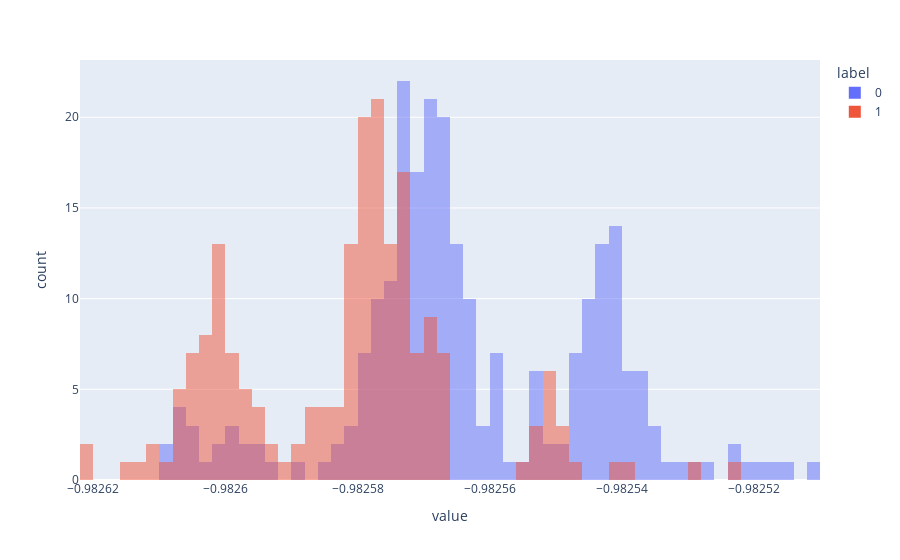

Here is the notebook cell this chart was saved with:
### Code cell
px.histogram(pd.DataFrame({
     'activ': x_val[:, 0],
     'label': y
}), color='label', barmode="overlay", nbins=100, width=900)

### Figure 1 — Plotly figure (JSON) as saved in the notebook; plotly's stock layout.template omitted (floating-point values rounded to 4 significant figures; data arrays with more than 128 entries replaced by an {"elided": "..."} marker saying what was removed)
{"data": [{"alignmentgroup": "True", "bingroup": "x", "hovertemplate": "label=0<br>value=%{x}<br>count=%{y}<extra></extra>", "legendgroup": "0", "marker": {"color": "#636efa", "opacity": 0.5, "pattern": {"shape": ""}}, "name": "0", "nbinsx": 100, "offsetgroup": "0", "orientation": "v", "showlegend": true, "type": "histogram", "x": {"elided": "250 float values"}, "xaxis": "x", "yaxis": "y"}, {"alignmentgroup": "True", "bingroup": "x", "hovertemplate": "label=1<br>value=%{x}<br>count=%{y}<extra></extra>", "legendgroup": "1", "marker": {"color": "#EF553B", "opacity": 0.5, "pattern": {"shape": ""}}, "name": "1", "nbinsx": 100, "offsetgroup": "1", "orientation": "v", "showlegend": true, "type": "histogram", "x": {"elided": "198 float values"}, "xaxis": "x", "yaxis": "y"}], "layout": {"barmode": "overlay", "legend": {"title": {"text": "label"}, "tracegroupgap": 0}, "margin": {"t": 60}, "width": 900, "xaxis": {"anchor": "y", "domain": [0, 1], "title": {"text": "value"}}, "yaxis": {"anchor": "x", "domain": [0, 1], "title": {"text": "count"}}}}
